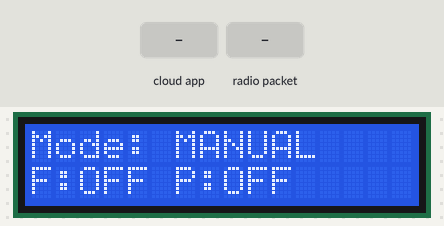
The sketch below on a simulated ESP32. Parts: 16×2 character LCD. The test bench sets the inputs (shaded band). WiFi joins after 1.5 s; servers stay silent unless stated; no radio packets arrive unless stated; what the sketch prints to the serial monitor is not drawn.

Above: at 1.3 s.
1.4 s: the phone or cloud app sets manualButton to 0
At 2.8 s:
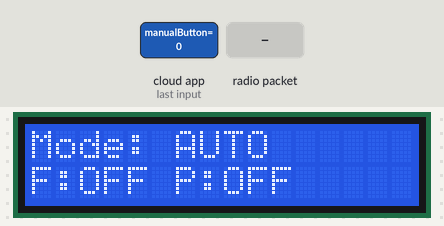
3.1 s: radio packet "DATA:" arrives
At 3.5 s:
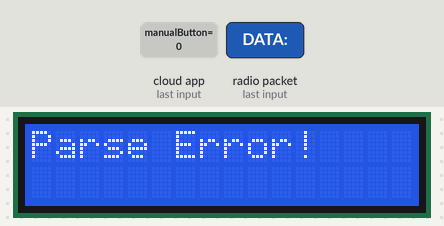
4.6 s: the phone or cloud app sets onOff_Fan to 1
At 5.8 s:
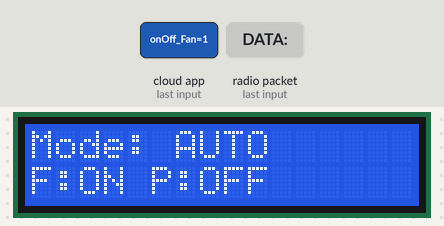
6.1 s: the phone or cloud app sets onOff_Pump to 1
At 7.1 s:
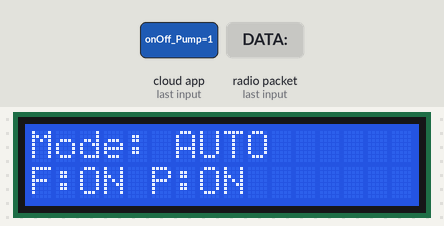
7.6 s: the phone or cloud app sets manualButton to 1
At 8.2 s:
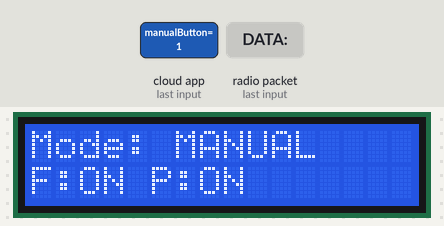
9.1 s: the phone or cloud app sets onOff_Fan to 0
At 10.6 s:
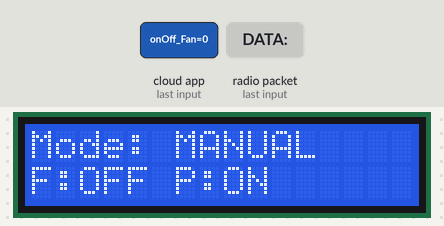
Timing chart, 0 to 11.6 s (numbered marks = the images above; inputs shaded):
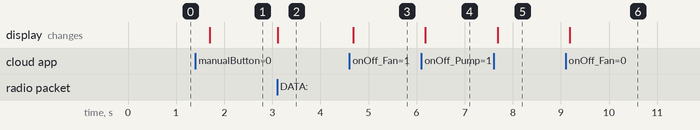

The sketch:

projek_telementri_nov14a.ino
```cpp
#include "arduino_secrets.h"
#include <SPI.h>
#include <LoRa.h>
#include "thingProperties.h"
#include <Wire.h>
#include <LiquidCrystal_I2C.h>

#define PIN_LORA_CS     5
#define PIN_LORA_RST    2
#define PIN_LORA_DIO0   4
#define LORA_FREQUENCY  433E6

// Inisialisasi LCD I2C pada alamat 0x27
LiquidCrystal_I2C lcd(0x27, 16, 2);

// Struktur untuk menyimpan data sensor
struct SensorData {
  float temp1;
  float humidity1;
  float temp2;
  float humidity2;
  bool fan_status;
  bool pump_status;
  bool autoMode;
};

String inString = "";
SensorData sensorData;

void setup() {
  Serial.begin(9600);
  while (!Serial);

  // Inisialisasi LCD
  lcd.begin();
  lcd.backlight();
  lcd.clear();
  lcd.setCursor(0, 0);
  lcd.print("LoRa Receiver");
  lcd.setCursor(0, 1);
  lcd.print("Starting...");

  Serial.println("LoRa Receiver Starting...");

  // Inisialisasi pin LoRa
  LoRa.setPins(PIN_LORA_CS, PIN_LORA_RST, PIN_LORA_DIO0);

  if (!LoRa.begin(LORA_FREQUENCY)) {
    Serial.println("Starting LoRa failed!");
    lcd.clear();
    lcd.setCursor(0, 0);
    lcd.print("LoRa Failed!");
    while (1);
  }

  // Set LoRa parameter
  LoRa.setSpreadingFactor(7);
  LoRa.setSignalBandwidth(433E6);
  LoRa.setCodingRate4(5);
  LoRa.enableCrc();

  Serial.println("LoRa Initialized!");

  // Defined in thingProperties.h
  initProperties();

  // Connect to Arduino IoT Cloud
  ArduinoCloud.begin(ArduinoIoTPreferredConnection);
  setDebugMessageLevel(2);
  ArduinoCloud.printDebugInfo();

  // Update LCD dengan status awal
  updateLCD();
}

void loop() {
  ArduinoCloud.update();

  // Check for LoRa packets
  int packetSize = LoRa.parsePacket();
  if (packetSize) {
    processLoRaPacket();
  }
}

void updateLCD() {
  lcd.clear();

  // Baris pertama: Mode
  lcd.setCursor(0, 0);
  lcd.print("Mode: ");
  lcd.print(sensorData.autoMode ? "AUTO" : "MANUAL");

  // Baris kedua: Status Fan dan Pump
  lcd.setCursor(0, 1);
  lcd.print("F:");
  lcd.print(sensorData.fan_status ? "ON" : "OFF");
  lcd.print(" P:");
  lcd.print(sensorData.pump_status ? "ON" : "OFF");
}

void processLoRaPacket() {
  inString = "";
  while (LoRa.available()) {
    inString += (char)LoRa.read();
  }

  // Check if it's sensor data
  if (inString.startsWith("DATA:")) {
    if (parseData(inString.substring(5))) {
      updateCloudData();
      updateLCD(); // Update LCD setelah menerima data baru
    } else {
      Serial.println("Error parsing sensor data.");
      lcd.clear();
      lcd.setCursor(0, 0);
      lcd.print("Parse Error!");
    }
  }

  Serial.print("RSSI: ");
  Serial.println(LoRa.packetRssi());
}

bool parseData(String data) {
  int index = 0;
  int comma = -1;
  int nextComma;

  nextComma = data.indexOf(',', comma + 1);
  if (nextComma == -1) return false;
  sensorData.temp1 = data.substring(comma + 1, nextComma).toFloat();
  comma = nextComma;

  nextComma = data.indexOf(',', comma + 1);
  if (nextComma == -1) return false;
  sensorData.humidity1 = data.substring(comma + 1, nextComma).toFloat();
  comma = nextComma;

  nextComma = data.indexOf(',', comma + 1);
  if (nextComma == -1) return false;
  sensorData.temp2 = data.substring(comma + 1, nextComma).toFloat();
  comma = nextComma;

  nextComma = data.indexOf(',', comma + 1);
  if (nextComma == -1) return false;
  sensorData.humidity2 = data.substring(comma + 1, nextComma).toFloat();
  comma = nextComma;

  nextComma = data.indexOf(',', comma + 1);
  if (nextComma == -1) return false;
  sensorData.fan_status = data.substring(comma + 1, nextComma).toInt() == 1;
  comma = nextComma;

  nextComma = data.indexOf(',', comma + 1);
  if (nextComma == -1) return false;
  sensorData.pump_status = data.substring(comma + 1, nextComma).toInt() == 1;
  comma = nextComma;

  sensorData.autoMode = data.substring(comma + 1).toInt() == 1;

  return true;
}

void updateCloudData() {
  // Update cloud variables dengan data dari LoRa
  humidity_1 = sensorData.temp1;
  suhu_1 = sensorData.humidity1;
}

void sendCommand(String command) {
  LoRa.beginPacket();
  LoRa.print("CMD:");
  LoRa.print(command);
  int result = LoRa.endPacket();
  if (result == 1) {
    Serial.println("Command sent successfully.");
  } else {
    Serial.println("Failed to send command.");
  }
}

// Callback functions for Arduino Cloud
void onManualButtonChange() {
  if (manualButton == 1) {
    sendCommand("MANUAL");
    sensorData.autoMode = false;
  } else {
    sendCommand("AUTO");
    sensorData.autoMode = true;
  }
  updateLCD(); // Update LCD setelah perubahan mode
}

void onOnOffFanChange() {
  if (onOff_Fan == 1) {
    sendCommand("FAN_ON");
    sensorData.fan_status = true;
  } else {
    sendCommand("FAN_OFF");
    sensorData.fan_status = false;
  }
  updateLCD(); // Update LCD setelah perubahan status fan
}

void onOnOffPumpChange() {
  if (onOff_Pump == 1) {
    sendCommand("PUMP_ON");
    sensorData.pump_status = true;
  } else {
    sendCommand("PUMP_OFF");
    sensorData.pump_status = false;
  }
  updateLCD(); // Update LCD setelah perubahan status pump
}
```

arduino_secrets.h
```cpp
#define SECRET_DEVICE_KEY "yI?ENZRD7dDJMcYip1av2s7Ey"
#define SECRET_OPTIONAL_PASS "ahmad123"
#define SECRET_SSID "ahmad"
```

thingProperties.h
```cpp
// Code generated by Arduino IoT Cloud, DO NOT EDIT.

#include <ArduinoIoTCloud.h>
#include <Arduino_ConnectionHandler.h>

const char DEVICE_LOGIN_NAME[]  = "1eb5ced6-e6b7-487e-b1f2-8d3661ce87e1";

const char SSID[]               = SECRET_SSID;    // Network SSID (name)
const char PASS[]               = SECRET_OPTIONAL_PASS;    // Network password (use for WPA, or use as key for WEP)
const char DEVICE_KEY[]  = SECRET_DEVICE_KEY;    // Secret device password

void onManualButtonChange();
void onOnOffFanChange();
void onOnOffPumpChange();

CloudTemperatureSensor humidity_1;
CloudTemperatureSensor suhu_1;
bool manualButton;
bool onOff_Fan;
bool onOff_Pump;

void initProperties(){

  ArduinoCloud.setBoardId(DEVICE_LOGIN_NAME);
  ArduinoCloud.setSecretDeviceKey(DEVICE_KEY);
  ArduinoCloud.addProperty(humidity_1, READ, ON_CHANGE, NULL, 1);
  ArduinoCloud.addProperty(suhu_1, READ, ON_CHANGE, NULL, 1);
  ArduinoCloud.addProperty(manualButton, READWRITE, ON_CHANGE, onManualButtonChange);
  ArduinoCloud.addProperty(onOff_Fan, READWRITE, ON_CHANGE, onOnOffFanChange);
  ArduinoCloud.addProperty(onOff_Pump, READWRITE, ON_CHANGE, onOnOffPumpChange);

}

WiFiConnectionHandler ArduinoIoTPreferredConnection(SSID, PASS);
```

Measured:
- after the input at 1.4 s, the display: changes after 0.30 s (image 1)
- after the input at 3.1 s, the display: changes at once (image 2)
- after the input at 4.6 s, the display: changes after 0.08 s (image 3)
- after the input at 6.1 s, the display: changes after 0.08 s (image 4)
- after the input at 7.6 s, the display: changes after 0.08 s (image 5)
- after the input at 9.1 s, the display: changes after 0.09 s (image 6)
